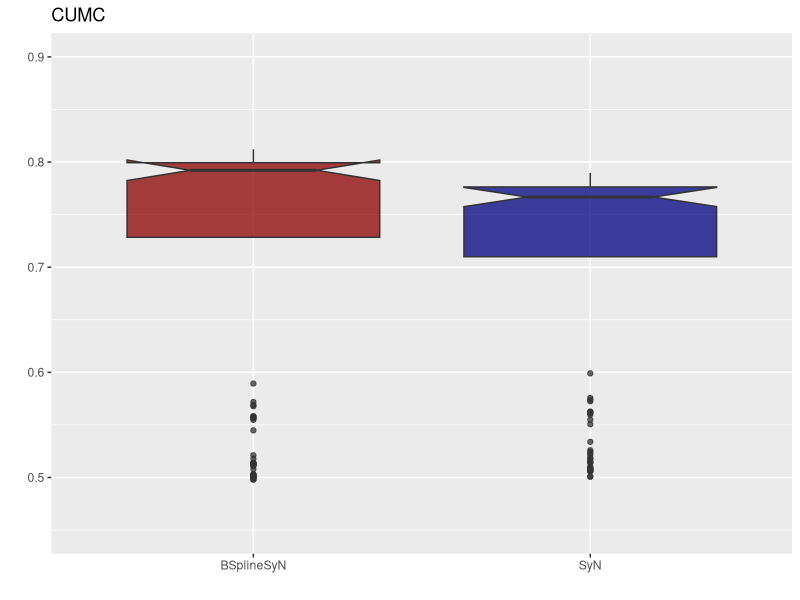
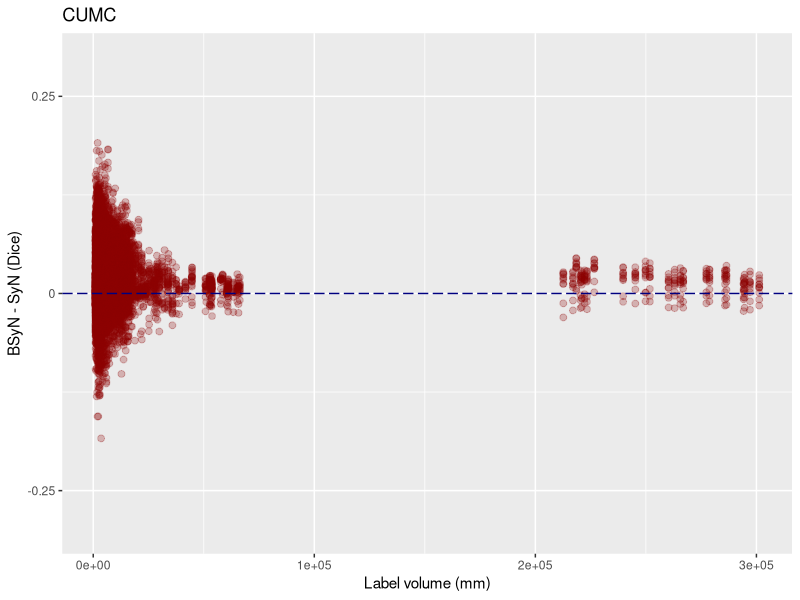
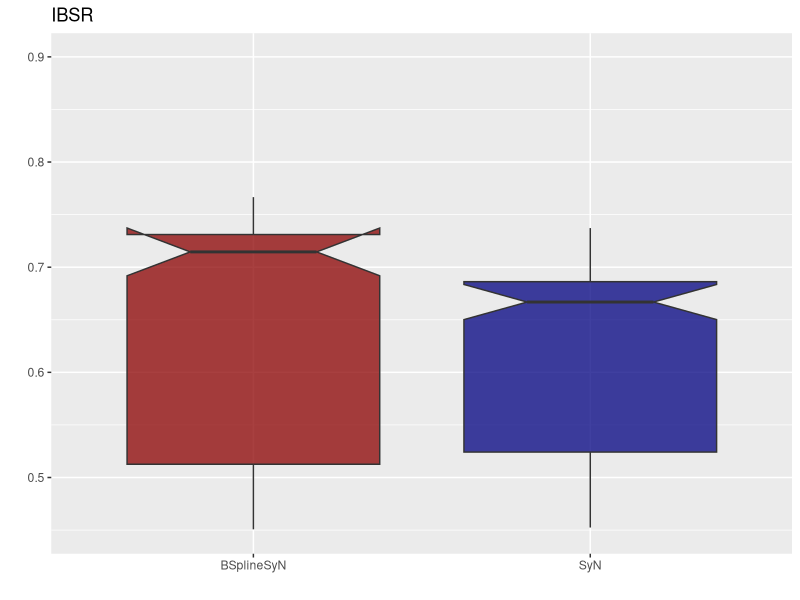
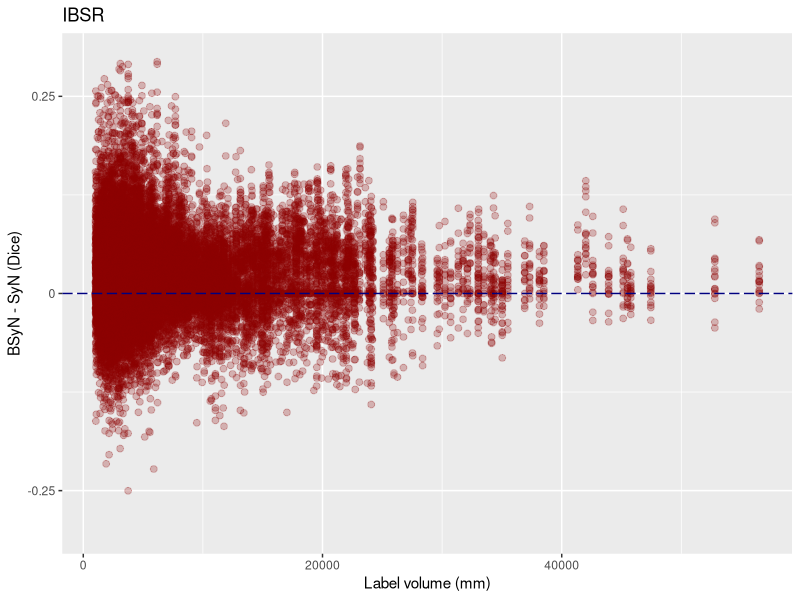
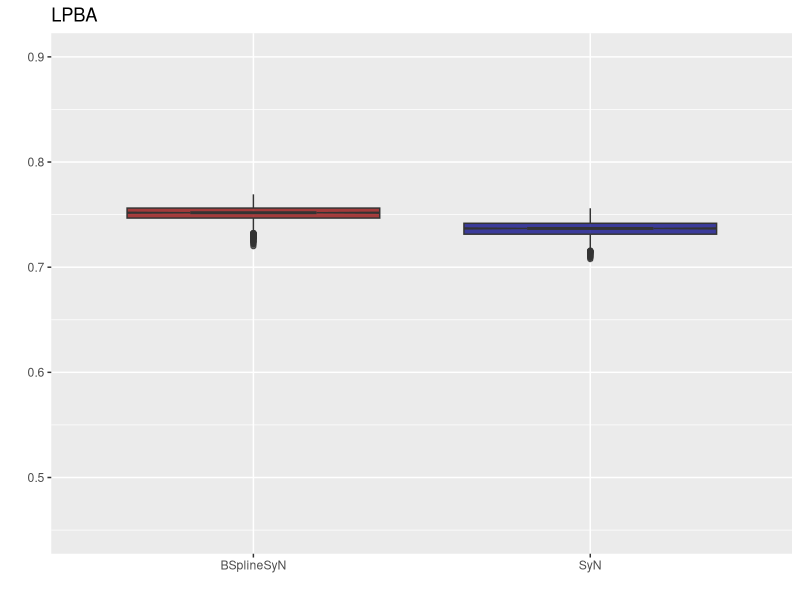
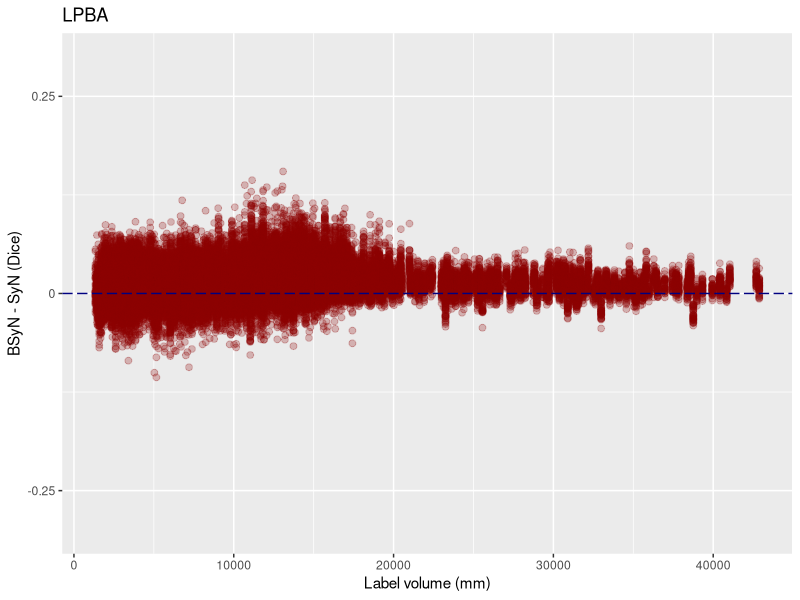
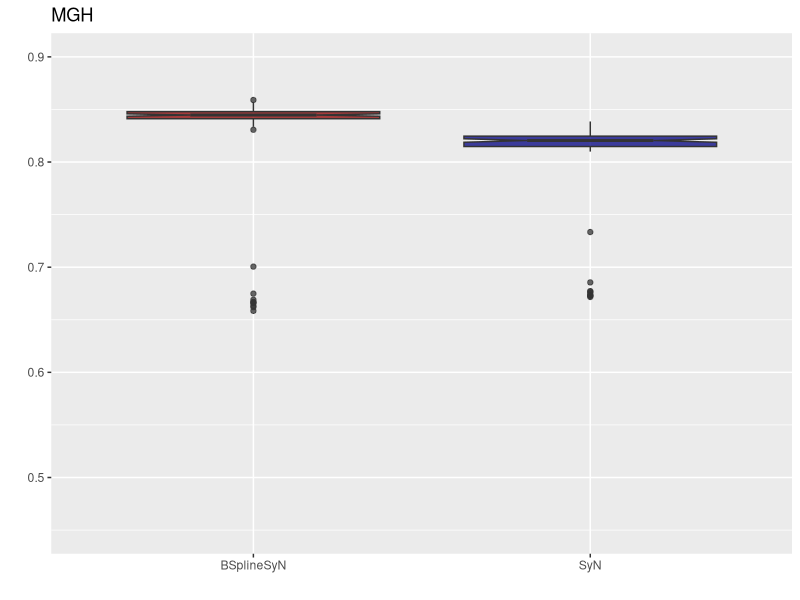
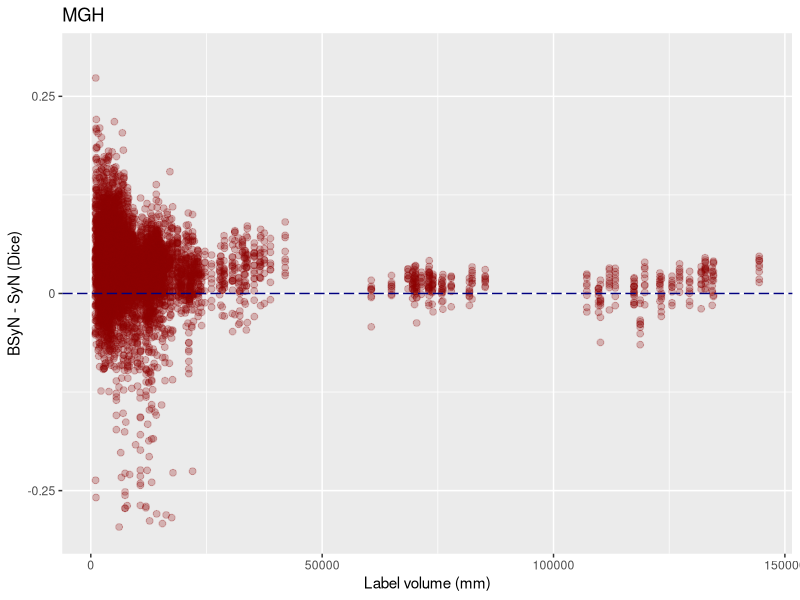

Source code (R) for these figures, in order:
library( ggplot2 )
library( reshape )

stats <- list()
volumes <- list()



cohortNames <- c( 'CUMC', 'IBSR', 'LPBA', 'MGH', 'MAL' )

stats[[1]] <- read.csv( "./overlapMeasuresCUMCTemplateMALF.csv" )
volumes[[1]] <- read.csv( "./labelVolumesCUMCTemplateMALF.csv" )
stats[[2]] <- read.csv( "./overlapMeasuresIBSRTemplateMALF.csv" )
volumes[[2]] <- read.csv( "./labelVolumesIBSRTemplateMALF.csv" )
stats[[3]] <- read.csv( "./overlapMeasuresLPBATemplateMALF.csv" )
volumes[[3]] <- read.csv( "./labelVolumesLPBATemplateMALF.csv" )
stats[[4]] <- read.csv( "./overlapMeasuresMGHTemplateMALF.csv" )
volumes[[4]] <- read.csv( "./labelVolumesMGHTemplateMALF.csv" )
stats[[5]] <- read.csv( "./overlapMeasuresMALTemplateMALF.csv" )
volumes[[5]] <- read.csv( "./labelVolumesMALTemplateMALF.csv" )

# stats[[1]] <- read.csv( "./overlapMeasuresCUMCTemplate.csv" )
# volumes[[1]] <- read.csv( "./labelVolumesCUMCTemplate.csv" )
# stats[[2]] <- read.csv( "./overlapMeasuresIBSRTemplate.csv" )
# volumes[[2]] <- read.csv( "./labelVolumesIBSRTemplate.csv" )
# stats[[3]] <- read.csv( "./overlapMeasuresLPBATemplate.csv" )
# volumes[[3]] <- read.csv( "./labelVolumesLPBATemplate.csv" )
# stats[[4]] <- read.csv( "./overlapMeasuresMGHTemplate.csv" )
# volumes[[4]] <- read.csv( "./labelVolumesMGHTemplate.csv" )
# stats[[5]] <- read.csv( "./overlapMeasuresMALTemplate.csv" )
# volumes[[5]] <- read.csv( "./labelVolumesMALTemplate.csv" )


#
# Render box plots (syn vs. bsyn) for each of the 5 cohorts
#

for( i in 1:length( cohortNames ) )
  {
  diceSyN <- stats[[i]]$AllLabels[stats[[i]]$Regularization == 'syn']
  diceBSplineSyN <- stats[[i]]$AllLabels[stats[[i]]$Regularization == 'bsyn']

  plotLabels <- c( rep.int( "SyN", length( diceSyN ) ), rep.int( "BSplineSyN", length( diceBSplineSyN ) ) )

  plotData <- data.frame( Type = plotLabels, Dice = c( diceSyN, diceBSplineSyN ) )

  myPlot <- ggplot( plotData,  aes( x = factor( Type ), y = Dice ) ) +
            geom_boxplot( aes( fill = Type ), alpha = 0.75, notch = TRUE ) +
  										scale_fill_manual( name = "", values = c( "darkred", "navyblue" ), labels = c( "BSplineSyN", "SyN" ) ) +
												scale_y_continuous( "", breaks = seq( 0.5, 0.9, by = 0.1 ), labels = seq( 0.5, 0.9, by = 0.1 ), limits = c( 0.45, 0.9 ) ) +
            ggtitle( cohortNames[i] ) +
            scale_x_discrete( "" ) +
  								theme( legend.position = "none" )

#   ggsave( filename = paste0( "synComparison", cohortNames[i], ".pdf" ), plot = myPlot, width = 4, height = 5, units = 'in' )
  ggsave( filename = paste0( "synComparison", cohortNames[i], "MALF.pdf" ), plot = myPlot, width = 4, height = 5, units = 'in' )

  ##############

  synDifference <- melt( stats[[i]][stats[[i]]$Regularization == 'bsyn',4:ncol(stats[[i]])] -
                         stats[[i]][stats[[i]]$Regularization == 'syn',4:ncol(stats[[i]])] )
  labelVolumes <- melt( volumes[[i]][,2:ncol( volumes[[i]] )] )

  synDifference <- synDifference[labelVolumes$value > 1000,]
  labelVolumes <- labelVolumes[labelVolumes$value > 1000,]

  plot2Data <- data.frame( Volumes = labelVolumes$value, Difference = synDifference$value );

  myPlot2 <- ggplot( plot2Data, aes( x = Volumes, y = Difference ) ) +
															geom_point( colour = "darkred", size = 2, alpha = 0.25 ) +
															geom_hline( yintercept = 0, colour="navyblue", linetype = "longdash" ) +
															scale_x_continuous( "Label volume (mm)" ) +
															scale_y_continuous( "BSyN - SyN (Dice)", breaks = seq( -0.25, 0.25, by = 0.25 ), labels = seq( -0.25, 0.25, by = 0.25 ), limits = c( -0.3, 0.3 ) ) +
               ggtitle( cohortNames[i] ) +
															theme( legend.position = "none" )

#   ggsave( filename = paste0( "versus", cohortNames[i], ".pdf" ), plot = myPlot2, width = 6, height = 5, units = 'in' )
  ggsave( filename = paste0( "versus", cohortNames[i], "MALF.pdf" ), plot = myPlot2, width = 6, height = 5, units = 'in' )
  }
